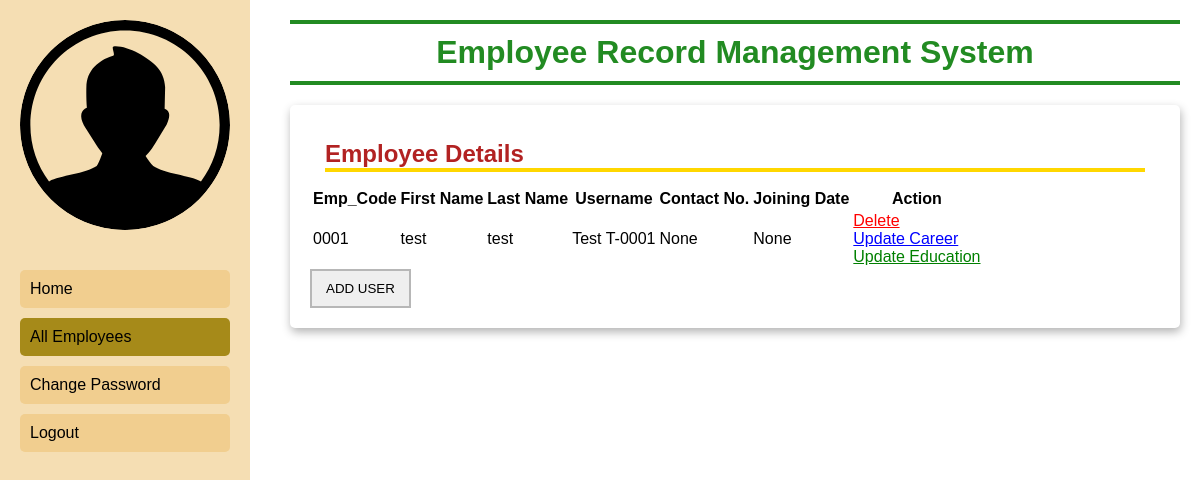
/users (signed in), run on an earlier commit of the app's database.
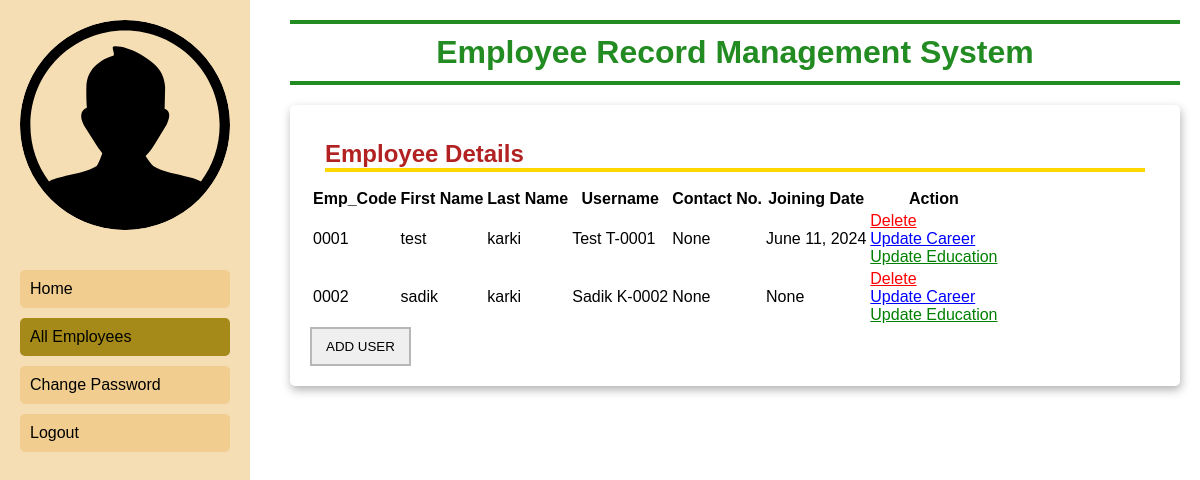
And on a later commit of the database.
### employee/models.py (models this page shows, shortened)
class EmployeeDetails(models.Model):
    user = models.ForeignKey(User, on_delete=models.CASCADE)
    employee_id = models.CharField(max_length=50)
    employee_dept = models.CharField(max_length=50, null=True)
    contacts = models.CharField(max_length=50, null=True)
    gender = models.CharField(max_length=10, null=True)
    joining_date = models.DateField(null=True)
    birth_date = models.DateField(null=True)

### employee/views.py (the view)
# urls.py: path('users', views.users, name='users'),
def users(request):
    if request.user.is_authenticated is False:
        return redirect('adminlogin')
    users = EmployeeDetails.objects.all()
    return render(request, 'admin/users.html', locals())

### employee/templates/admin/users.html (shortened to what this page needs)
{% extends 'admin/admin_base.html' %}
{% load static %}
{% block main %}
    <link rel="stylesheet" href="https://cdn.datatables.net/buttons/3.1.0/css/buttons.dataTables.css" />
    <link rel="stylesheet" href="https://cdn.datatables.net/2.1.2/css/dataTables.dataTables.css" />
    <h2>Employee Details</h2>
        <div class="table-container">
        <table id="mytable">
            <thead>
                <tr>
                    <th>Emp_Code</th>
                    <th>First Name</th>
                    <th>Last Name</th>
                    <th>Username</th>
                    <th>Contact No.</th>
                    <th>Joining Date</th>
                    <th>Action</th>
                </tr>
            </thead>
            <tbody>
            {% for user in users %}
                <tr>
                    <td>{{ user.employee_id }}</td>
                    <td>{{ user.user.first_name }}</td>
                    <td>{{ user.user.last_name }}</td>
                    <td>{{ user.user.username }}</td>
                    <td>{{ user.contacts }}</td>
                    <td>{{ user.joining_date }}</td>
                    <td>
                        <a href="{% url 'delete_user' user.user.id %}"
                           onclick="return confirm('Are you sure?\nDelete this user?')"
                            style="color: red">
                            Delete
                        </a><br>
                        <a href="{% url 'update_career_admin' user.user.id %}"
                            style="color: blue">
                            Update Career
                        </a><br>
                        <a href="{% url 'update_education_admin' user.user.id %}"
                            style="color: green">
                            Update Education
                        </a>
                    </td>
                </tr>
            {% endfor %}
            </tbody>
        </table>
    </div>
    <a href="{% url 'add_user_admin' %}"
        style="text-decoration: none;">
        <button style="padding: 10px 14px; border: 2px solid #b7b7b7">ADD USER</button>
    </a>
{% endblock %}

### employee/templates/admin/admin_base.html (shortened to what this page needs)
{% load static %}
<!DOCTYPE html>
<html lang="en">
<head>
    <link rel="stylesheet" href="{% static 'css/dashboard.css' %}">
</head>
<body>
    <div class="container">
        <aside class="sidebar">
            <div class="profile">
                <img src="{% static 'images/user-profile-icon.svg' %}" alt="Profile Picture">
            </div>
            <nav class="nav">
                <ul>
                    <li><a class="{% if request.path == '/adminpanel' %} active {% endif %}" href="{% url 'adminpanel' %}">Home</a></li>
                    <li><a class="{% if request.path == '/users' %} active {% endif %}" href="{% url 'users' %}">All Employees</a></li>
                    <li><a class="{% if request.path == '/change_password_admin' %} active {% endif %}" href="{% url 'change_password_admin' %}">Change Password</a></li>
                    <li><a class="{% if request.path == '/logout' %} active {% endif %}" href="{% url 'logout' %}">Logout</a></li>
                </ul>
            </nav>
        </aside>
        <main class="main-content">
            <header>
                <h1>Employee Record Management System</h1>
            </header>
            <section class="dashboard">
                {% block main %}
                {% endblock %}
            </section>
        </main>
    </div>
</body>
</html>

### employee/static/css/dashboard.css (style rules this page uses)
body { font-family: Arial, sans-serif; margin: 0; padding: 0; display: flex; height: 100vh; box-sizing: border-box; }
.container { display: flex; width: 100%; }
.sidebar { width: 250px; background-color: #f5deb3; padding: 20px; box-sizing: border-box; position: fixed; height: 100vh; overflow: auto; }
.profile img { width: 100%; border-radius: 50%; margin-bottom: 20px; }
.nav ul { list-style-type: none; padding: 0; }
.nav li { margin-bottom: 10px; }
.nav a { text-decoration: none; color: #000; padding: 10px; display: block; background-color: #f1ce8f; border-radius: 5px; }
.nav a.active { background-color: #a68a19; }
.main-content { flex-grow: 1; padding: 20px; box-sizing: border-box; margin-left: 270px; border-radius: 10px; overflow: auto; }
header h1 { text-align: center; color: #228b22; margin: 0; padding: 10px 0; border-bottom: 4px solid #228b22; border-top: 4px solid #228b22; }
.dashboard { margin-top: 20px; background-color: #fff; box-shadow: 1px 4px 10px rgba(0, 0, 0, 0.3); padding: 20px; border-radius: 5px; }
.dashboard h2 { color: #b22222; margin: 15px; border-bottom: 4px solid #ffd700; }

What changed in the data, as far as the page shows it:
changed EmployeeDetails "test": user.last_name "test" → "karki"; joining_date "None" → "June 11, 2024"
added EmployeeDetails: employee_id "0002", user.first_name "sadik", user.last_name "karki", user.username "Sadik K-0002", contacts "None", joining_date "None"
